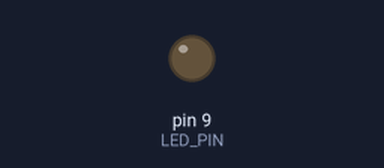
Simulated run of this sketch. Board: Arduino Uno, built with avr-gcc and run on an emulated ATmega328P. On the bench: output pins drawn as LEDs (lit = HIGH).

Above: at 0.2 s.
Timing chart, 0 to 40.0 s (numbered marks = the images above):
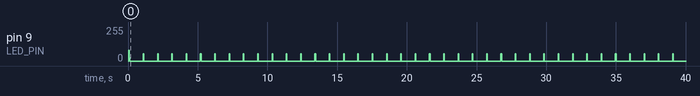

The sketch:

panel_off.ino
```cpp
// Sends black/off data to all 256 LEDs and keeps Arduino Uno D9 low.
// Target: 16x16 WS2812/NeoPixel-compatible panel on digital pin 9.

#include <Arduino.h>
#include <avr/interrupt.h>

const uint8_t LED_PIN = 9;          // Arduino Uno D9 = PORTB bit 1
const uint16_t LED_COUNT = 16 * 16;

static inline void dataHigh() {
  PORTB |= _BV(PORTB1);
}

static inline void dataLow() {
  PORTB &= ~_BV(PORTB1);
}

static inline void waitShort() {
  asm volatile("nop\nnop\nnop\nnop\nnop\n");
}

static inline void waitLong() {
  asm volatile(
    "nop\nnop\nnop\nnop\nnop\nnop\nnop\nnop\n"
    "nop\nnop\nnop\nnop\nnop\nnop\nnop\nnop\n"
  );
}

void sendBit(bool bitValue) {
  if (bitValue) {
    dataHigh();
    waitLong();
    dataLow();
    waitShort();
  } else {
    dataHigh();
    waitShort();
    dataLow();
    waitLong();
  }
}

void sendByte(uint8_t value) {
  for (uint8_t mask = 0x80; mask != 0; mask >>= 1) {
    sendBit((value & mask) != 0);
  }
}

void sendBlackPixel() {
  sendByte(0); // green
  sendByte(0); // red
  sendByte(0); // blue
}

void clearPanel() {
  noInterrupts();
  for (uint16_t index = 0; index < LED_COUNT; ++index) {
    sendBlackPixel();
  }
  interrupts();
  delayMicroseconds(80);
  dataLow();
}

void setup() {
  pinMode(LED_PIN, OUTPUT);
  dataLow();
  clearPanel();
}

void loop() {
  clearPanel();
  delay(1000);
}
```
